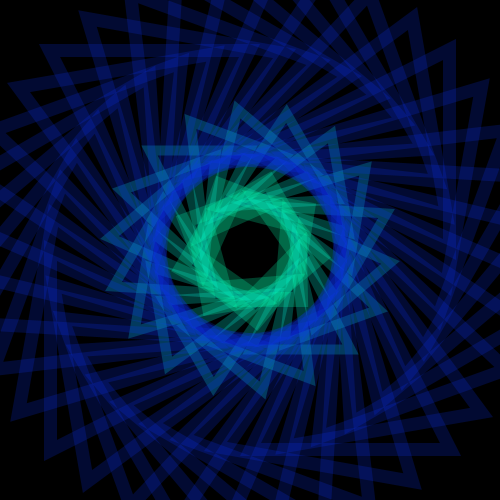
Frame 1 (no input)
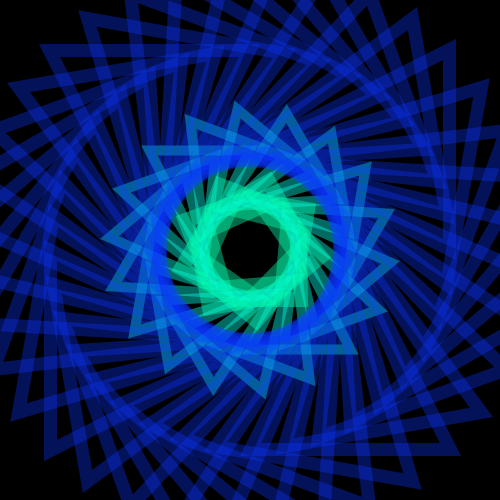
Frame 2 (the mouse pressed at the canvas centre, redrawn once)

The Processing sketch that drew these frames (run headless with seeded random() and noise(); the mouse was pressed at the canvas centre and the sketch redrawn once):

// Processing sketch: processing_81955
// ── processing_81955.pde

void setup()
{
  size(500,500);
  smooth();
  background(0);
  noFill();
}

void draw ()
{
    translate(width/2,height/2);
  for (int i=0;i<360;i+=20)
  {
    rotate(radians(20));
    strokeWeight(10);
    stroke(#03FFE8,60);
    triangle(0, 100, 50, 0, 100, 100);  
  }
  for (int i=0;i<360;i+=40)
  {
    rotate(radians(40));
    stroke(#05FFAE,60);
    strokeWeight(15);
    triangle(0,50,50,0,50,50);
  }
  for(int i=0;i<360;i+=10)
  {
    rotate(radians(10));
    strokeWeight(13);
    stroke(#0832FF,50);
    triangle(0,200,100,0,200,200);
    
  }
  
  noLoop();
}
